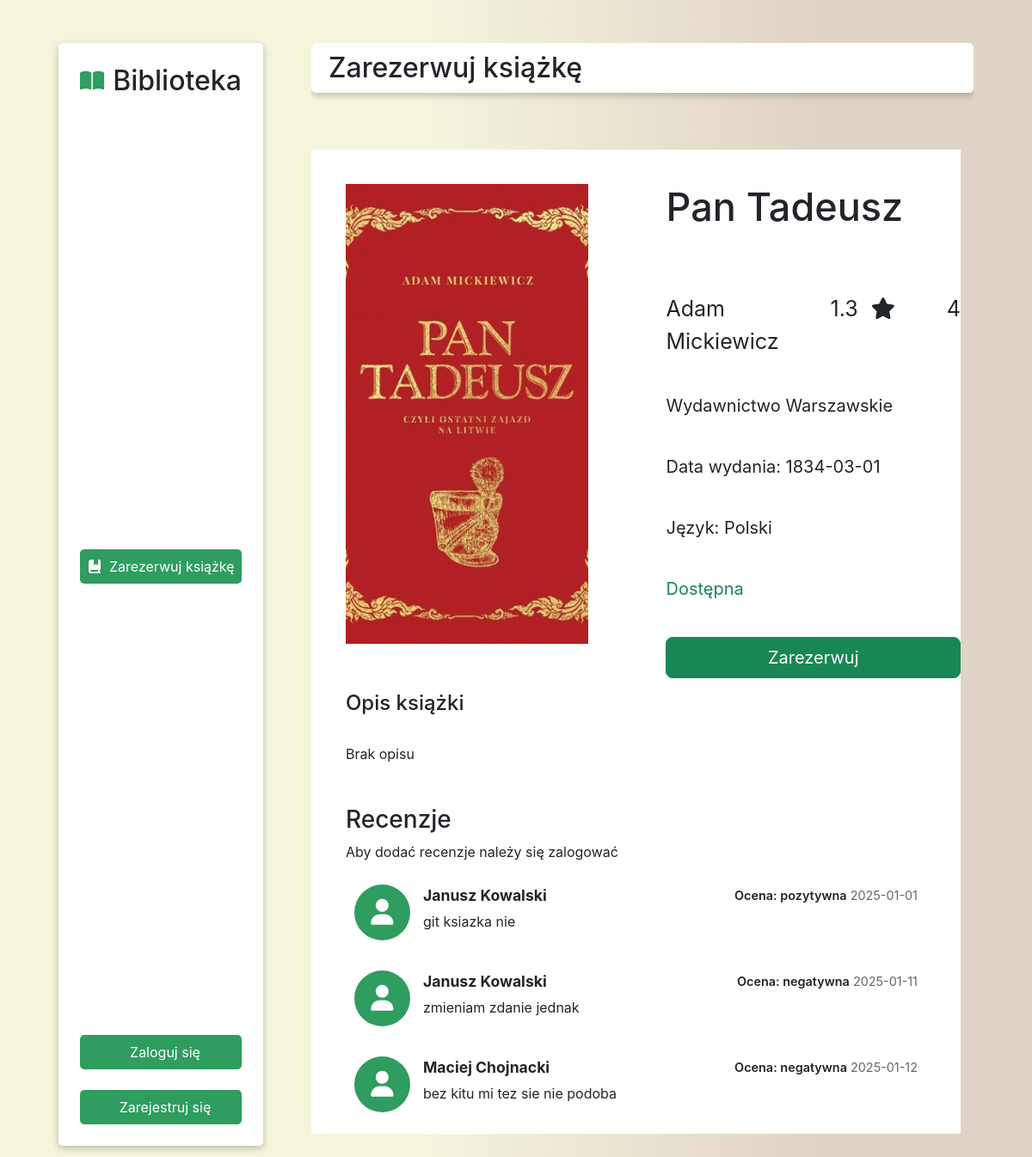
Page /book.php?id=1 on the committed database.
### tables this page shows
CREATE TABLE `ksiazki` (
  `id` int NOT NULL,
  `tytul` varchar(60) NOT NULL,
  `opis` text,
  `id_autor` int NOT NULL,
  `id_wspolautor` int DEFAULT NULL,
  `wydawnictwo` varchar(40) NOT NULL,
  `data_wydania` date NOT NULL,
  `jezyk` varchar(15) NOT NULL,
  `dostepnosc` tinyint(1) NOT NULL,
  `img_src` text
);

CREATE TABLE `autorzy` (
  `id` int NOT NULL,
  `imie` varchar(20) NOT NULL,
  `nazwisko` varchar(30) NOT NULL,
  `data_ur` date NOT NULL,
  `data_zm` date NOT NULL,
  `narodowosc` varchar(20) NOT NULL,
  `biografia` text
);

CREATE TABLE `recenzje` (
  `id` int NOT NULL,
  `id_ksiazka` int NOT NULL,
  `id_uzytkownik` int NOT NULL,
  `data_dodania` date NOT NULL,
  `recenzja` text NOT NULL,
  `ocena` varchar(9) NOT NULL
);

CREATE TABLE `uzytkownicy` (
  `id` int NOT NULL,
  `imie` varchar(20) NOT NULL,
  `nazwisko` varchar(30) NOT NULL,
  `nr_tel` char(9) DEFAULT NULL,
  `adres_email` varchar(40) NOT NULL,
  `haslo` text NOT NULL,
  `data_zal` date NOT NULL,
  `status` varchar(12) NOT NULL
);

### book.php (the view, shortened to what this page needs)
<?php
$isLoggedIn = isset($_SESSION['user_id']);
  $host = 'localhost';
  $username = 'root';
  $password = '';
  $dbname = 'biblioteka';
  $conn = new mysqli($host, $username, $password, $dbname);
  if (isset($_GET['id'])) {
    $readid = $_GET['id'];
  }
  $query = "SELECT
        ksiazki.id AS ksiazki_id,
        ksiazki.tytul AS ksiazki_tytul,
        ksiazki.id_autor AS ksiazki_autor,
        ksiazki.wydawnictwo AS ksiazki_wydawnictwo,
        ksiazki.data_wydania AS ksiazki_data,
        ksiazki.opis AS ksiazki_opis,
        ksiazki.img_src AS ksiazki_img,
        ksiazki.dostepnosc AS ksiazki_dostepnosc,
        ksiazki.jezyk AS ksiazki_jezyk,
        autorzy.id AS autorzy_id,
        autorzy.imie AS autorzy_imie,
        autorzy.nazwisko AS autorzy_nazwisko,
        SUM(recenzje.ocena = 'pozytywna') AS ile_poleca,
        SUM(recenzje.ocena = 'negatywna') AS ile_nie_poleca
    FROM
        ksiazki
    LEFT JOIN
        recenzje ON recenzje.id_ksiazka = ksiazki.id
    LEFT JOIN
        autorzy ON ksiazki.id_autor = autorzy.id
    WHERE
        ksiazki.id = $readid
    GROUP BY
        ksiazki.id, autorzy.id";
  $result = $conn->query($query);
  $queryRec = "SELECT data_dodania, recenzja, ocena, uzytkownicy.imie AS user_imie, uzytkownicy.nazwisko AS user_nazwisko FROM recenzje inner join uzytkownicy on recenzje.id_uzytkownik = uzytkownicy.id WHERE id_ksiazka  = $readid ORDER BY data_dodania ASC";
  $resultRec = $conn->query($queryRec);
?>
<!DOCTYPE html>
<html lang="en">
<head>
  <link
    href="https://cdn.jsdelivr.net/npm/bootstrap@5.2.3/dist/css/bootstrap.min.css"
    rel="stylesheet"
 />
  <link rel="stylesheet" href="assets/css/main/style.css" />
</head>
<body>
  <main>
    <?php
    include("components/side_menu.php");
    ?>
    <div class="main-content">
      <div class="title-wrapper mb-3">
        <h2 class="m-0">Zarezerwuj książkę</h2>
      </div>
      <div class="content overflow-auto">
        <?php
        while ($row = mysqli_fetch_assoc($result)) {
          $bookid = $row['ksiazki_id'];
          $tytul = $row['ksiazki_tytul'];
          $autorimie = $row['autorzy_imie'];
          $autornazwisko = $row['autorzy_nazwisko'];
          $opis = $row['ksiazki_opis'];
          $data = $row['ksiazki_data'];
          $wydawnictwo = $row['ksiazki_wydawnictwo'];
          $ile_poleca = $row['ile_poleca'];
          $ile_nie_poleca = $row['ile_nie_poleca'];
          $imgSrc = $row['ksiazki_img'];
          $jezyk = $row['ksiazki_jezyk'];
          $dostepnosc = $row['ksiazki_dostepnosc'];
          $ocena = $ile_poleca + $ile_nie_poleca;
          if ($ocena == 0)
            $ocena_wsp = "Brak ocen";
          else if ($ocena > 0 && $ile_poleca > 0)
            $ocena_wsp = round(5 * $ile_poleca / $ocena, 1);
          else
            $ocena_wsp = "Brak ocen";
          if ($dostepnosc == 1)
            $dostepne = "<p class='text-success'>Dostępna</p>";
          else
            $dostepne = "<p class='text-danger'>Niedostępna</p>";
          if ($readid == $bookid) {
            echo  '<div class="book-desc-book">
                              <div class="book-desc-desc">
                                <div class="book-desc-photo">';
            if (is_null($imgSrc)) {
              echo "
                                    <div class='no-photo'>Brak zdjęcia</div>
                                  ";
            } else {
              echo '
                                    <img src="assets/images/' . $imgSrc . '" alt="" />';
            }
            echo '</div>
                              <div class="book-desc-reserve-main">';
            echo  "<h3 class=\"book-desc-title\">$tytul</h3>";
            echo  '<div class="book-desc-reserve">
                                <div class="book-desc-authline">
                                  <div class="book-desc-author">';
            echo "<p>$autorimie $autornazwisko</p>";
            echo '</div>
                                  <div class="book-desc-rating">
                                    <div class="book-desc-rating-rating">';
            echo "<p>$ocena_wsp</p>";
            echo '</div>
                                    <div class="book-desc-rating-stars">
                                      <i class="fa-solid fa-star"></i>
                                    </div>
                                  </div>
                                  <div class="book-desc-opinions">';
            echo "<p>$ocena</p>";
            echo '</div>
                                </div>
                                <div class="book-desc-publisher">';
            echo  "<p>$wydawnictwo</p>";
            echo '</div>
                                <div class="book-desc-releasedate">';
            echo  "<p>Data wydania: $data</p>";
            echo '</div>
                                <div class="book-desc-language">';
            echo "<p>Język: $jezyk</p>";
            echo '</div>
                                <div class="book-desc-availability">';
            echo  "$dostepne";
            echo '</div>
                                <div class="book-desc-reserve-button">';
            if ($dostepnosc == 1) {
              echo '
                                      <button class="btn btn-success w-100 btn-lg">Zarezerwuj</button>
                                    ';
            } else {
              echo '
                                      <button class="btn btn-danger w-100 btn-lg">Książka niedostępna</button>
                                    ';
            }
            echo '</div>
                              </div>
                            </div>
                      </div>';
            if (!is_null($opis)) {
              echo "<div class=\"book-desc-desc\">
                          <div class=\"book-desc-desc-text\">
                            <h4>Opis książki</h4> <br>
                            <p>$opis</p>
                        </div>";
            } else
              echo '<div class="book-desc-desc-text">
                          <h4>Opis książki</h4> <br>
                            <p>Brak opisu</p>
                        </div>';
          }
        }
        ?>
        <div class="recenzje-wrapper mt-5">
          <h3>Recenzje</h3>
          <?php
            if($isLoggedIn){
              echo '
              <form method="POST">
                  <input class="form-control" type="text" name="recenzjauzytkownika" id="">
                  <select name="ocenauzytkownika" id="">
                    <option value="pozytywna" selected>Pozytywna</option>
                    <option value="negatywna">Negatywna</option>
                  </select>
                  <button type="submit">Dodaj</button>
              </form>
              ';
            } else {
              echo "<p>Aby dodać recenzje należy się zalogować</p>";
            }
          ?>
          <?php
                if($resultRec->num_rows>0){
                  while($row = $resultRec->fetch_assoc()){
                    $dataDodania = $row['data_dodania'];
                    $recenzja = $row['recenzja'];
                    $ocena = $row['ocena'];
                    $userImie = $row['user_imie'];
                    $userNazwisko = $row['user_nazwisko'];
                    echo "
                      <div class='comment'>
                        <div class='img'>
                          <i class='fa-solid fa-user' style='font-size:30px;'></i>
                        </div>
                        <div class='comment-details'>
                          <div class='comment-header'>
                            <span class='name'>$userImie $userNazwisko</span>
                            <span class='date'>
                              <span class='review text-bold'>Ocena: $ocena</span>
                              $dataDodania
                            </span>
                          </div>
                          $recenzja
                        </div>
                      </div>
                    ";
                  }
                } else {
                  echo "<p>Brak recenzji</p>";
                }
              ?>
        </div>
      </div>
  </main>
</body>
</html>

### assets/css/main/style.css (style rules this page uses)
body { background: rgb(245, 245, 220); background: linear-gradient(90deg, rgba(245, 245, 220, 1) 41%, rgba(224, 211, 199, 1) 79%); font-family: Inter, sans-serif; display: flex; justify-content: right; align-items: center; min-height: 100vh; }
main { display: flex; justify-content: space-around; gap: 20px; width: 100%; height: 100%; padding: 50px; height: 100vh; }
.main-content { overflow: hidden; width: 70%; display: flex; flex-direction: column; }
.title-wrapper { background-color: white; padding: 10px 20px; border-radius: 5px; width: 100%; box-shadow: rgba(0, 0, 0, 0.24) 0px 3px 8px; }
.content { display: flex; flex-wrap: wrap; justify-content: space-between; gap: 40px; height: 100%; overflow-y: scroll; padding: 50px 15px 15px 0; }
.book-desc-book { background-color: white; width: 100%; }
.book-desc-desc { background-color: white; width: 100%; gap: 10px; display: flex; }
.book-desc-title { font-size: 45px; padding: 40px; padding-bottom: 0px; }
.book-desc-authline { display: flex; justify-content: left; gap: 60px; width: 100%; font-size: 25px; padding-top: 25px; }
.book-desc-photo { width: 450px; padding: 40px; }
.book-desc-photo img { width: 100%; height: 100%; object-fit: cover; }
.book-desc-rating { display: flex; gap: 15px; }
.book-desc-reserve { font-size: 20px; padding-left: 40px; padding-top: 40px; }
.book-desc-publisher { padding-top: 25px; }
.book-desc-releasedate { padding-top: 25px; }
.book-desc-language { padding-top: 25px; }
.book-desc-availability { padding-top: 25px; color: #2e9d5f; }
.book-desc-reserve-button { padding-top: 25px; display: flex; justify-content: center; }
.book-desc-desc-text { padding-top: 15px; padding-left: 40px; width: 95%; }
.recenzje-wrapper { padding: 0 40px; }
.comment { display: flex; align-items: flex-start; background-color: #fff; border-radius: 8px; padding: 10px; margin-bottom: 15px; }
.comment .img { width: 65px; height: 65px; border-radius: 50%; margin-right: 15px; background-color: #2e9d5f; color: white; display: flex; align-items: center; justify-content: center; }
.comment-details { flex: 1; }
.comment-header { display: flex; justify-content: space-between; align-items: center; margin-bottom: 5px; }
.comment-header .name { font-weight: bold; font-size: 1.1em; }
.comment-header .date { font-size: 0.9em; color: #666; }
.review { color: #232323; font-weight: 600; }

### rows in the picture
ksiazki: img_src (picture), tytul "Pan Tadeusz", autorzy.imie "Adam", autorzy.nazwisko "Mickiewicz", ocena_wsp "1.3", ocena "4", wydawnictwo "Wydawnictwo Warszawskie", data_wydania "1834-03-01", jezyk "Polski", dostepnosc "Dostępna"
recenzje: uzytkownicy.imie "Janusz", uzytkownicy.nazwisko "Kowalski", ocena "pozytywna", data_dodania "2025-01-01", recenzja "git ksiazka nie"
recenzje: uzytkownicy.imie "Janusz", uzytkownicy.nazwisko "Kowalski", ocena "negatywna", data_dodania "2025-01-11", recenzja "zmieniam zdanie jednak"
recenzje: uzytkownicy.imie "Maciej", uzytkownicy.nazwisko "Chojnacki", ocena "negatywna", data_dodania "2025-01-12", recenzja "bez kitu mi tez sie nie podoba"
